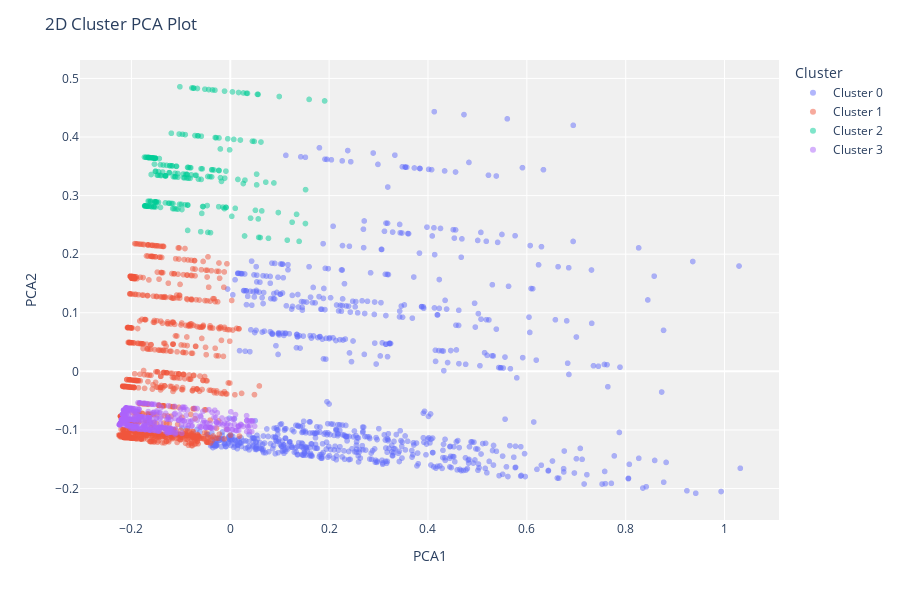

The cell this chart's notebook holds for it:
### Markdown cell above
### Visualize Model

### Code cell
plot_model(aggl, plot = 'cluster')

### Figure 1 — Plotly figure (JSON) as saved in the notebook; plotly's stock layout.template omitted (floating-point values rounded to 4 significant figures; data arrays with more than 128 entries replaced by an {"elided": "..."} marker saying what was removed)
{"data": [{"customdata": {"elided": "803x1 float values"}, "hovertemplate": "Cluster=Cluster 0<br>PCA1=%{x}<br>PCA2=%{y}<br>Feature=%{customdata[0]}<extra></extra>", "legendgroup": "Cluster 0", "marker": {"color": "#636efa", "opacity": 0.5, "symbol": "circle"}, "mode": "markers", "name": "Cluster 0", "showlegend": true, "textposition": "top center", "type": "scattergl", "x": {"elided": "803 float values"}, "xaxis": "x", "y": {"elided": "803 float values"}, "yaxis": "y"}, {"customdata": {"elided": "959x1 float values"}, "hovertemplate": "Cluster=Cluster 1<br>PCA1=%{x}<br>PCA2=%{y}<br>Feature=%{customdata[0]}<extra></extra>", "legendgroup": "Cluster 1", "marker": {"color": "#EF553B", "opacity": 0.5, "symbol": "circle"}, "mode": "markers", "name": "Cluster 1", "showlegend": true, "textposition": "top center", "type": "scattergl", "x": {"elided": "959 float values"}, "xaxis": "x", "y": {"elided": "959 float values"}, "yaxis": "y"}, {"customdata": {"elided": "208x1 float values"}, "hovertemplate": "Cluster=Cluster 2<br>PCA1=%{x}<br>PCA2=%{y}<br>Feature=%{customdata[0]}<extra></extra>", "legendgroup": "Cluster 2", "marker": {"color": "#00cc96", "opacity": 0.5, "symbol": "circle"}, "mode": "markers", "name": "Cluster 2", "showlegend": true, "textposition": "top center", "type": "scattergl", "x": {"elided": "208 float values"}, "xaxis": "x", "y": {"elided": "208 float values"}, "yaxis": "y"}, {"customdata": {"elided": "430x1 float values"}, "hovertemplate": "Cluster=Cluster 3<br>PCA1=%{x}<br>PCA2=%{y}<br>Feature=%{customdata[0]}<extra></extra>", "legendgroup": "Cluster 3", "marker": {"color": "#ab63fa", "opacity": 0.5, "symbol": "circle"}, "mode": "markers", "name": "Cluster 3", "showlegend": true, "textposition": "top center", "type": "scattergl", "x": {"elided": "430 float values"}, "xaxis": "x", "y": {"elided": "430 float values"}, "yaxis": "y"}], "layout": {"height": 600, "legend": {"title": {"text": "Cluster"}, "tracegroupgap": 0}, "margin": {"t": 60}, "plot_bgcolor": "rgb(240,240,240)", "title": {"text": "2D Cluster PCA Plot"}, "xaxis": {"anchor": "y", "domain": [0, 1], "title": {"text": "PCA1"}}, "yaxis": {"anchor": "x", "domain": [0, 1], "title": {"text": "PCA2"}}}}
